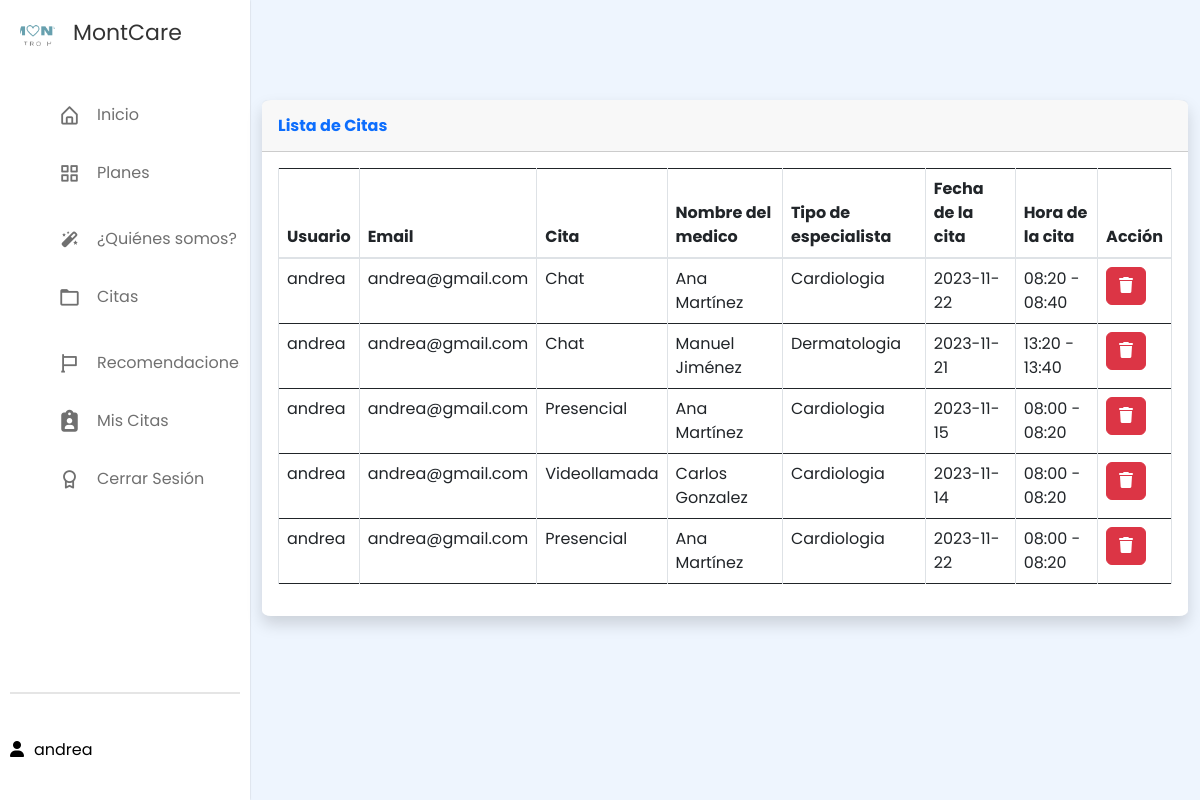
The app's page /reservas/mis_citas.php (signed in), older data.
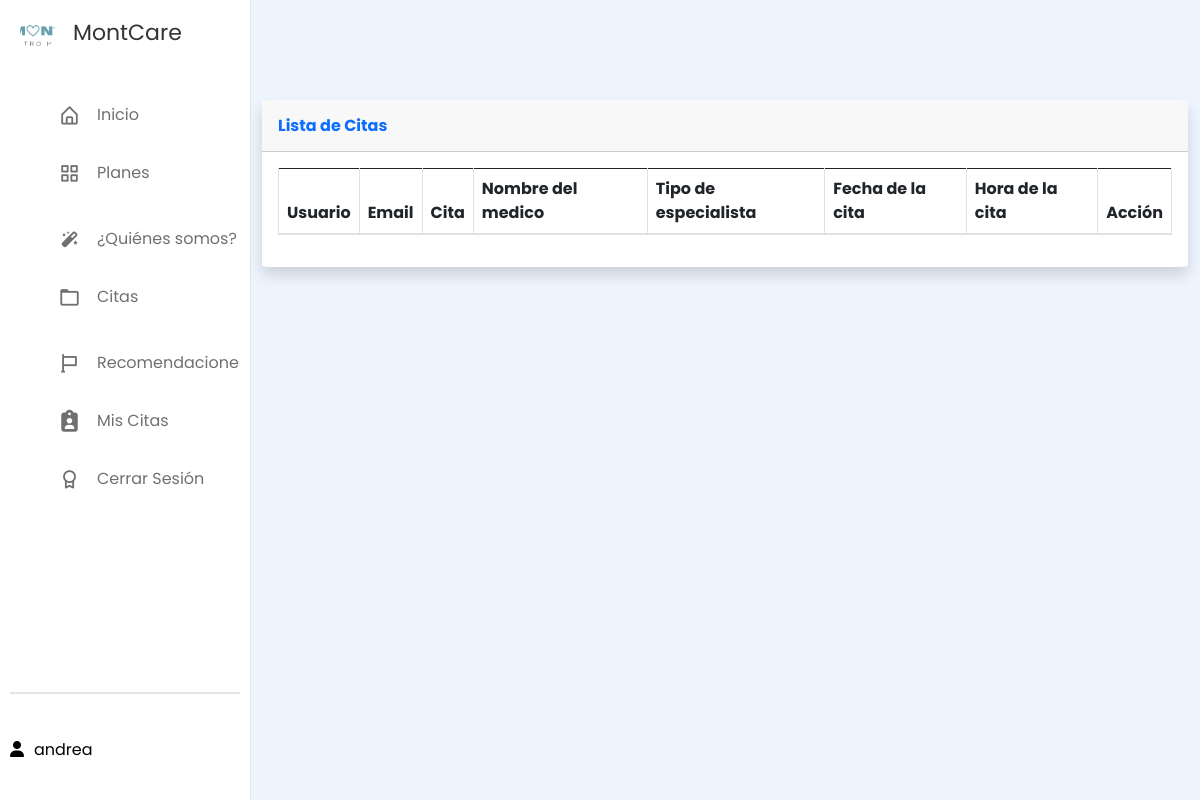
The same page, newer data.
### tables this page shows
CREATE TABLE `reservas` (
  `id_reserva` int(11) NOT NULL,
  `id_usuario` int(11) NOT NULL,
  `cita` varchar(50) NOT NULL,
  `nombre_medico` int(11) NOT NULL,
  `tipo_especialista` varchar(50) NOT NULL,
  `fecha_cita` date NOT NULL,
  `hora_cita` varchar(100) NOT NULL,
  `title` varchar(100) NOT NULL,
  `start` date NOT NULL,
  `end` date NOT NULL,
  `color` varchar(50) NOT NULL,
  `fyh_creacion` datetime NOT NULL,
  `fyh_actualizacion` datetime NOT NULL
);

CREATE TABLE `usuarios` (
  `id` int(11) NOT NULL,
  `tipo_id` varchar(50) NOT NULL,
  `num_id` varchar(50) NOT NULL,
  `nombre_completo` varchar(50) NOT NULL,
  `apellidos` varchar(50) NOT NULL,
  `fecha_nacimiento` date NOT NULL,
  `email` varchar(30) NOT NULL,
  `telefono` varchar(20) NOT NULL,
  `usuario` varchar(20) NOT NULL,
  `contrasena` varchar(30) NOT NULL,
  `confirm_contra` varchar(30) NOT NULL
);

CREATE TABLE `doctor` (
  `id` int(11) NOT NULL,
  `cedula` int(50) NOT NULL,
  `nombres` varchar(50) NOT NULL,
  `id_especialidad` varchar(100) NOT NULL,
  `sexo` varchar(50) NOT NULL,
  `telefono` varchar(50) NOT NULL,
  `fecha` date NOT NULL,
  `correo` varchar(50) NOT NULL DEFAULT current_timestamp(),
  `contrasena` varchar(50) NOT NULL,
  `fecha_registro` timestamp NOT NULL DEFAULT current_timestamp()
);

### reservas/mis_citas.php (the view, shortened to what this page needs)
<?php
$usuario_sesion = "";
if (isset($_SESSION['usuario'])) {
    $usuario_sesion = $_SESSION['usuario'];
} else {
}
?>
<!DOCTYPE html>
<html lang="en">
<head>
    <link rel="stylesheet" href="ruta_a_bootstrap/css/bootstrap.min.css">
    <link rel="stylesheet" href="/css/style.css" />
    <link rel="stylesheet" href="https://cdn.jsdelivr.net/npm/sweetalert2@10.16.6/dist/sweetalert2.min.css">
    <link flex href="https://unpkg.com/boxicons@2.1.4/css/boxicons.min.css" rel="stylesheet" />
    <link href="https://cdn.jsdelivr.net/npm/bootstrap@5.3.2/dist/css/bootstrap.min.css" rel="stylesheet">
    <link href="../vendor/fontawesome-free/css/all.min.css" rel="stylesheet" type="text/css">
    <link href="../citas-medicas/vendor/fontawesome-free/css/all.min.css" rel="stylesheet" type="text/css">
</head>
<head>
    <link rel="stylesheet" href="../css/all.css" />
    <link rel="stylesheet" href="../css/bootstrap.css" />
    <link rel="stylesheet" href="../css/normalize.css">
    <link rel="stylesheet" href="https://cdnjs.cloudflare.com/ajax/libs/font-awesome/6.1.2/css/all.min.css" />
    <link rel="stylesheet" href="../css/estilos.css" />
    <link flex href="https://unpkg.com/boxicons@2.1.4/css/boxicons.min.css" rel="stylesheet" />
    <link rel="stylesheet" href="../css/style.css" />
</head>
<div class="container-1">
    <aside class="sidebar">
        <nav class="sidebar locked">
            <div class="logo_items flex">
                <span class="nav_image">
                    <img src="../imágenes/logo.png" alt="logo_img" />
                </span>
                <span class="logo_name">MontCare</span>
            </div>
            <div class="menu_container">
                <div class="menu_items">
                    <ul class="menu_item">
                        <li class="item">
                            <a href="../despues_ingreso.php" class="link flex">
                                <i class="bx bx-home-alt"></i>
                                <span>Inicio</span>
                            </a>
                        </li>
                        <li class="item">
                            <a href="../des_ing_info_planes.php" class="link flex">
                                <i class="bx bx-grid-alt"></i>
                                <span>Planes</span>
                            </a>
                        </li>
                    </ul>
                    <ul class="menu_item">
                        <li class="item">
                            <a href="../des_ingre_nosotros.php" class="link flex">
                                <i class="bx bxs-magic-wand"></i>
                                <span>¿Quiénes somos?</span>
                            </a>
                        </li>
                        <li class="item">
                            <a href="http://localhost/MontCare/reservar.php" class="link flex">
                                <i class="bx bx-folder"></i>
                                <span>Citas</span>
                            </a>
                        </li>
                    </ul>
                    <ul class="menu_item">
                        <li class="item">
                            <a href="../despues_ingreso_recomendaciones.php" class="link flex">
                                <i class="bx bx-flag"></i>
                                <span>Recomendaciones</span>
                            </a>
                        </li>
                        <li class="item">
                            <a href="#" class="link flex">
                            <i class="fa-solid fa-clipboard-user"></i>
                                <span>Mis Citas</span>
                            </a>
                        </li>
                        <li class="item">
                            <a href="../php/cerrar_sesion.php" class="link flex">
                                <i class="bx bx-award"></i>
                                <span>Cerrar Sesión</span>
                            </a>
                        </li>
                    </ul>
                </div>
                <div class="sidebar_profile flex">
                    <div class="data_text">
                        <a href="http://localhost/MontCare/" class="ms-lg-3">
                            <p style="color: #000000"><i class="fa-solid fa-user" style="color: #000000"></i><?php echo $usuario_sesion; ?> </p>
                        </a>
                    </div>
                </div>
            </div>
        </nav>
    </aside>
    <main class="content">
        <body id="page-top">
            <div class="container-fluid">
                <div class="card shadow mb-4">
                    <div class="card-header py-3">
                        <h6 class="m-0 font-weight-bold text-primary">Lista de Citas</h6>
                    </div>
                    <div class="card-body">
                        <div class="table-responsive">
                            <table class="table table-bordered" id="dataTable" width="100%" cellspacing="0">
                                <thead>
                                    <tr>
                                        <th>Usuario</th>
                                        <th>Email</th>
                                        <th>Cita</th>
                                        <th>Nombre del medico</th>
                                        <th>Tipo de especialista</th>
                                        <th>Fecha de la cita</th>
                                        <th>Hora de la cita</th>
                                        <th>Acción</th>
                                    </tr>
                                </thead>
                                <?php
                                include "../php/conexion_be.php";
                                $usuario_sesion = $_SESSION['usuario'];
                                $sql_usuario = "SELECT id FROM usuarios WHERE usuario = '$usuario_sesion'";
                                $query_usuario = $pdo->prepare($sql_usuario);
                                $query_usuario->execute();
                                $usuario = $query_usuario->fetch(PDO::FETCH_ASSOC);
                                $id_usuario = $usuario['id'];
                                $result = mysqli_query($conexion, "SELECT *, usu.nombre_completo as nombre_completo, usu.email as email, doc.nombres as nombres FROM reservas as res INNER JOIN usuarios as usu ON usu.id = res.id_usuario INNER JOIN doctor as doc ON doc.id = res.nombre_medico WHERE res.id_usuario = $id_usuario");
                                while ($reservas = mysqli_fetch_assoc($result)) :
                                ?>
                                    <tr>
                                        <td><?php echo $reservas['nombre_completo']; ?></td>
                                        <td><?php echo $reservas['email']; ?></td>
                                        <td><?php echo $reservas['cita']; ?></td>
                                        <td><?php echo $reservas['nombres']; ?></td>
                                        <td><?php echo $reservas['tipo_especialista']; ?></td>
                                        <td><?php echo $reservas['fecha_cita']; ?></td>
                                        <td><?php echo $reservas['hora_cita']; ?></td>
                                        <td>
                                            <a href="eliminar_miCita.php?id_reserva=<?php echo $reservas['id_reserva'] ?> " class="btn btn-danger btn-del">
                                                <i class="fa fa-trash "></i></a></button>
                                        </td>
                                    </tr>
                                <?php endwhile; ?>
                            </table>
                        </div>
                    </div>
                </div>
            </div>
</div>
</body>
</html>

### css/style.css (style rules this page uses)
* { margin: 0; padding: 0; box-sizing: border-box; font-family: "Poppins", sans-serif; }
body { min-height: 100vh; background: #eef5fe; }
.flex { display: flex; align-items: center; }
.nav_image { display: flex; min-width: 55px; justify-content: center; }
.nav_image img { height: 35px; width: 35px; border-radius: 50%; object-fit: cover; size: 100% 100%; }
.sidebar { position: fixed; top: 0; left: 0; height: 100%; width: 270px; background: #fff; padding: 15px 10px; box-shadow: 0 0 2px rgba(0, 0, 0, 0.1); transition: all 0.4s ease; }
.logo_items { gap: 8px; }
.logo_name { font-size: 22px; color: #333; font-weight: 500px; transition: all 0.3s ease; }
.menu_container { display: flex; flex-direction: column; justify-content: space-between; margin-top: 40px; overflow-y: auto; height: calc(100% - 82px); }
.item { list-style: none; }
.link { text-decoration: none; border-radius: 8px; margin-bottom: 8px; color: #707070; }
.link span { white-space: nowrap; }
.link i { height: 50px; min-width: 55px; display: flex; font-size: 22px; align-items: center; justify-content: center; border-radius: 4px; }
.sidebar_profile { padding-top: -13px; margin-top: 1px; gap: 5px; border-top: 2px solid rgba(0, 0, 0, 0.1); }
.content { flex-grow: 1; width: 77%; margin-left: 250px; }
.container-1 { display: flex; }
.sidebar { width: 250px; }

### css/estilos.css (style rules this page uses)
.fa-user { margin-right: 10px; }
p { margin-top: 20px; }
.card { border-radius: 5%; border: solid 3px black; }
a { text-decoration: none; }

### reservas/mis_citas.php (style rules this page uses)
.card { border-radius: 1%; border: white; margin-top: 100px; }

Row changes from the older to the newer data that the page shows:
removed reservas: id_usuario.nombre_completo "andrea", id_usuario.email "andrea@gmail.com", cita "Chat", nombre_medico.nombres "Ana Martínez", tipo_especialista "Cardiologia", fecha_cita "2023-11-22", hora_cita "08:20 - 08:40"
removed reservas: id_usuario.nombre_completo "andrea", id_usuario.email "andrea@gmail.com", cita "Chat", nombre_medico.nombres "Manuel Jiménez", tipo_especialista "Dermatologia", fecha_cita "2023-11-21", hora_cita "13:20 - 13:40"
removed reservas: id_usuario.nombre_completo "andrea", id_usuario.email "andrea@gmail.com", cita "Presencial", nombre_medico.nombres "Ana Martínez", tipo_especialista "Cardiologia", fecha_cita "2023-11-15", hora_cita "08:00 - 08:20"
removed reservas: id_usuario.nombre_completo "andrea", id_usuario.email "andrea@gmail.com", cita "Videollamada", nombre_medico.nombres "Carlos Gonzalez", tipo_especialista "Cardiologia", fecha_cita "2023-11-14", hora_cita "08:00 - 08:20"
removed reservas: id_usuario.nombre_completo "andrea", id_usuario.email "andrea@gmail.com", cita "Presencial", nombre_medico.nombres "Ana Martínez", tipo_especialista "Cardiologia", fecha_cita "2023-11-22", hora_cita "08:00 - 08:20"
